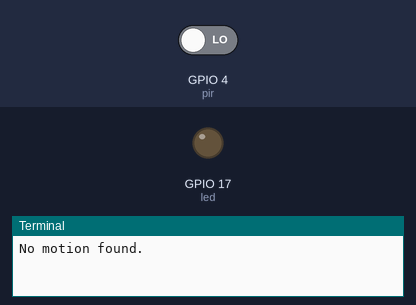
This program was run on a simulated Raspberry Pi (BCM pin numbers). Shown: output pins drawn as LEDs (lit = HIGH), the last lines printed to the terminal. Inputs (shaded band) come from the test bench; at power-on: GPIO 4 (pir) LOW. The clock reads 2024-03-15 10:24:30 at power-on unless the program sets it; threads take turns every 2 ms.

Above: at 1.2 s.
1.3 s: GPIO 4 (pir) driven HIGH
At 1.8 s:
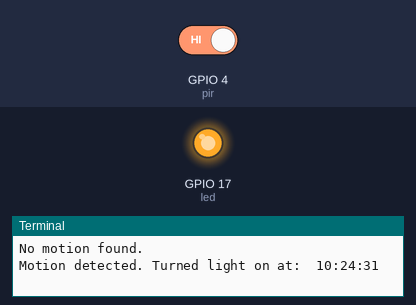
Timing chart, 0 to 4.3 s (numbered marks = the images above; inputs shaded):
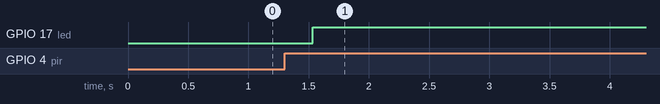

Measured:
- after the input at 1.3 s, GPIO 17 (led): LOW → HIGH after 0.23 s

The program:

app.py
```python
from flask import Flask, render_template, request, redirect
import threading
import socket
from gpiozero import MotionSensor
from gpiozero import LED
from time import sleep, time
from datetime import datetime

app = Flask(__name__)
pir = MotionSensor(pin=4,queue_len=5,sample_rate=120,threshold=0.2);
led = LED(17)
isOn = True
sleepTimeout = 5
host = socket.gethostbyname(socket.gethostname())

@app.route("/")
def hello_world():
    return render_template('home.html')


@app.route("/setTimer")
def setTimer():
    global isOn
    global sleepTimeout
    timeout = request.args.get('timeOut')
    sleepTimeout = int(timeout)
    isOn = False
    isOn = True
    return redirect('http://' + host + ':5000/', code=200)


@app.route("/changeState")
def changeState():
    global isOn
    reqState = request.args.get('state')
    if reqState == 'on':
        isOn = True
    else:
        isOn = False
    return redirect('http://' + host + ':5000/', code=200)

def threadedFunction():
    while isOn:
        if pir.motion_detected:
            led.on()
            now = datetime.now()
            current_time = now.strftime("%H:%M:%S")
            print('Motion detected. Turned light on at: ', current_time)
            sleep(sleepTimeout)
        else:
            led.off()
            print('No motion found.')
            sleep(0.5)
        sleep(1)

threads = []
threadedLoop = threading.Thread(target=threadedFunction)
threads.append(threadedLoop)
threadedLoop.start()
```
